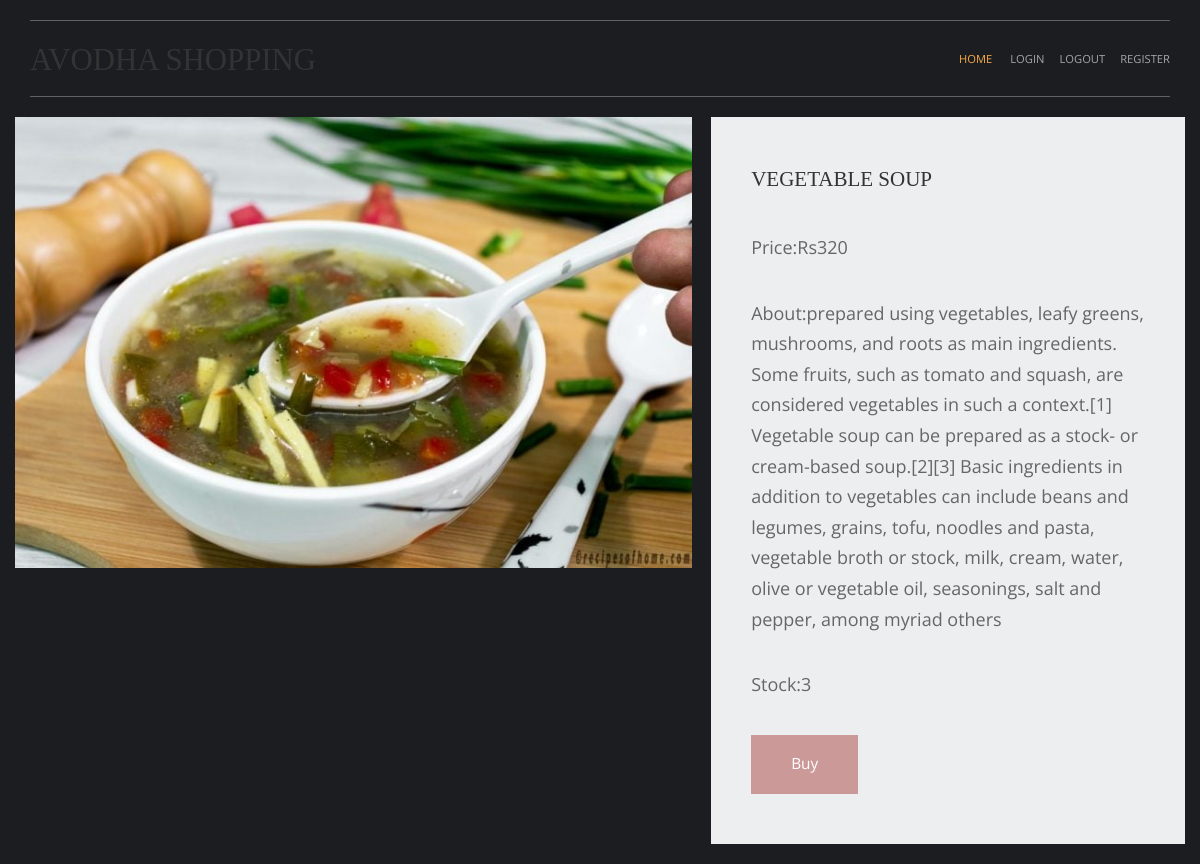
The app's page /vegetables/vegetable-soup with its own data.
### shop/models.py (models this page shows, shortened)
class Products(models.Model):
    name=models.CharField(max_length=100, unique=True)
    slug=models.SlugField(max_length=100, unique=True)
    img=models.ImageField(upload_to='product')
    desc=models.TextField()
    stock=models.IntegerField()
    available=models.BooleanField()
    price=models.IntegerField()
    category=models.ForeignKey(categ, on_delete=models.CASCADE)

### shop/views.py (the view)
# urls.py: path('<slug:c_slug>/<slug:product_slug>', views.prodDetails, name='details'),
def prodDetails(request,c_slug,product_slug):
    try:
        prodt=Products.objects.get(category__slug=c_slug,slug=product_slug)
    except Exception as e:
        raise e
    return render(request, 'Item.html',{'pr':prodt})

### Templates/Item.html (shortened to what this page needs)
{% extends 'base.html' %}
{% load static %}
{% block content %}
<!DOCTYPE html>
<html lang="en">
<head>
    <link href="{% static 'PR/fontawesome/css/all.min.css' %}" rel="stylesheet" />
    <link href="{% static 'PR/css/templatemo-comparto.css' %}" rel="stylesheet" />
</head>
<body>
        </div>
        <section class="tm-mb-1" id="about">
            <div class="tm-row tm-about-row">
                <div class="tm-section-1-l">
                    <img src="{{pr.img.url}}" alt="About image" class="tm-img-responsive">
                </div>
                <article class="tm-section-1-r tm-bg-color-8">
                    <h2 class="tm-mb-2 tm-title-color">{{pr.name}}</h2>
                    <p>Price:Rs{{pr.price}}</p>
                    <p>About:{{pr.desc}}</p>
                    <p>Stock:{{pr.stock}}</p>
                    {% if pr.stock <= 0 %}
                    <h1 style="color:red">Sorry, No Stocks Left!!!</h1>
                    {% else %}
                    <a href="{% url 'addcart' pr.id %}" class="tm-btn tm-btn-1 tm-link-to-services">Buy</a>
                    {% endif %}
                </article>
            </div>
        </section>
</body>
</html>
{% endblock %}

### static/HM/layout/styles/layout.css (style rules this page uses)
*, *::before, *::after { transition:all .3s ease-in-out; }
body { color:#A5A6AA; background-color:#1C1D21; }
a { color:#FBAB45; }

### static/PR/css/templatemo-comparto.css (style rules this page uses)
*, *::before, *::after { box-sizing: border-box; outline: none; }
ul, h1, h2, h3, h4, p, figure { padding: 0; margin: 0; }
body { font-family: 'Open Sans', Arial, sans-serif; font-size: 18px; overflow-x: hidden; padding-left: 15px; padding-right: 15px; margin: 0; }
h2 { font-size: 1.5rem; }
a { transition: all 0.3s ease; text-decoration: none; }
p { color: #666; line-height: 1.7; margin-bottom: 35px; }
h1, h2, h3, h4, h5, h6 { color: #333; }
.tm-mb-1 { margin-bottom: 20px; }
.tm-mb-2 { margin-bottom: 40px; }
.tm-bg-color-8 { background-color: #EDEEEF; }
.tm-img-responsive { max-width: 100%; height: auto; }
.tm-section-1-l { width: 57.85%; margin-right: 1.65%; }
.tm-section-1-r { padding: 50px 40px; width: 40.5%; }
.tm-row { display: flex; }
.tm-btn { display: inline-block; padding: 15px 40px; font-size: 1.1rem; border: none; background-color: #CC9999; color: white; }
a { color: #666; }

### static/HM/layout/styles/framework.css (style rules this page uses)
html { overflow-y:scroll; overflow-x:hidden; }
html, body { margin:0; padding:0; font-size:14px; line-height:1.6em; }
*, *::before, *::after { box-sizing:border-box; }
a { outline:none; text-decoration:none; }
img { width:auto; max-width:100%; height:auto; margin:0; padding:0; border:none; line-height:normal; vertical-align:middle; }
body, input, textarea, select { font-family:Verdana, Geneva, sans-serif; }
h1, h2, h3, h4, h5, h6, .heading { font-family:Georgia, "Times New Roman", Times, serif; }
::placeholder { opacity:1; }
h1, h2, h3, h4, h5, h6, .heading { margin:0 0 20px 0; font-size:1.4rem; line-height:normal; font-weight:normal; text-transform:uppercase; }
address, article, aside, figcaption, figure, footer, header, main, nav, section { display:block; margin:0; padding:0; }

### records on screen
Products: img (picture), name "VEGETABLE SOUP", price "320", desc "prepared using vegetables, leafy greens, mushrooms, and roots as main ingredients. Some fruits, such as tomato and squash, are considered vegetables in such a context.[1] Vegetable soup can be prepared as a stock- or cream-based soup.[2][3] Basic ingredients in addition to vegetables can include beans and legumes, grains, tofu, noodles and pasta, vegetable broth or stock, milk, cream, water, olive or vegetable oil, seasonings, salt and pepper, among myriad others", stock "3"
